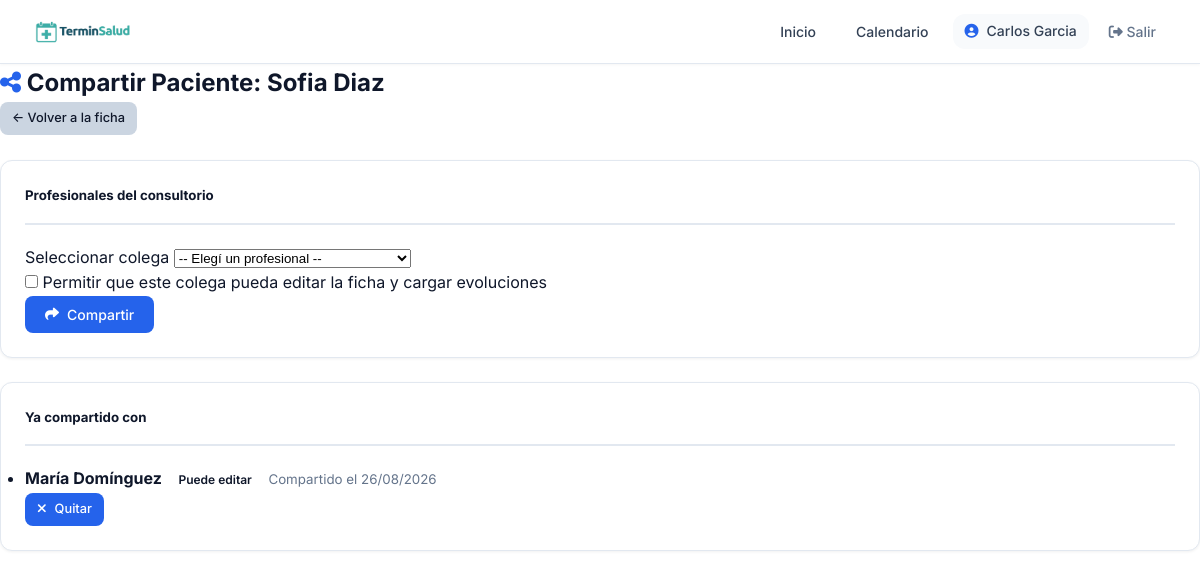
The page /pacientes/paciente/69/compartir/?establecimiento=1 (signed in) on the database its author committed.
### usuarios/models.py (models this page shows, shortened)
class Usuario(AbstractUser):
    ROLES = [
        ('admin', 'Administrador'),
        ('profesional', 'Profesional'),
        ('secretaria', 'Secretaría'),
        ('paciente', 'Paciente'),
    ]
    rol = models.CharField(max_length=20, choices=ROLES, default='paciente')
    telefono = models.CharField(max_length=20, blank=True)
    establecimiento = models.ForeignKey(
    'establecimientos.Establecimiento',
    on_delete=models.SET_NULL,
    null=True,
    blank=True,
    verbose_name='Establecimiento'
)
    class Meta:
        verbose_name = 'Usuario'
        verbose_name_plural = 'Usuarios'

### pacientes/models.py (models this page shows, shortened)
class Paciente(Persona):
    GENEROS = [
        ('M', 'Masculino'),
        ('F', 'Femenino'),
        ('X', 'No binario'),
    ]
    usuario = models.OneToOneField(
        'usuarios.Usuario',
        on_delete=models.SET_NULL,
        null=True,
        blank=True,
        verbose_name='Usuario'
    )
    genero = models.CharField(max_length=1, choices=GENEROS, blank=True, verbose_name='Género')
    direccion = models.CharField(max_length=200, blank=True, verbose_name='Dirección')
    obra_social = models.ForeignKey(
        'obras_sociales.ObraSocial',
        on_delete=models.SET_NULL, null=True, blank=True,
        verbose_name='Obra Social'
    )
    numero_afiliado = models.CharField(max_length=50, blank=True, verbose_name='Número de Afiliado')
    plan_obra_social = models.ForeignKey(
        'obras_sociales.Plan',
        on_delete=models.SET_NULL, null=True, blank=True,
        verbose_name='Plan'
    )
    observaciones = models.TextField(blank=True, verbose_name='Observaciones')
    creado_por = models.ForeignKey(
        Profesional, null=True, blank=True, on_delete=models.SET_NULL,
        related_name='pacientes_creados'
    )
    establecimiento_creacion = models.ForeignKey(
    'establecimientos.Establecimiento',
    null=True,
    blank=True,
    on_delete=models.SET_NULL,
    related_name='pacientes_creados'
)
    contacto_emergencia_nombre = models.CharField(max_length=100, blank=True)
    contacto_emergencia_telefono = models.CharField(max_length=20, blank=True)
    class Meta:
        verbose_name = 'Paciente'
        verbose_name_plural = 'Pacientes'
        ordering = ['apellido', 'nombre']

class PacienteCompartido(models.Model):
    paciente = models.ForeignKey(
        Paciente, on_delete=models.CASCADE, related_name='compartidos'
    )
    profesional_origen = models.ForeignKey(
        Profesional, on_delete=models.CASCADE, related_name='pacientes_compartidos_enviados'
    )
    profesional_destino = models.ForeignKey(
        Profesional, on_delete=models.CASCADE, related_name='pacientes_compartidos_recibidos'
    )
    puede_editar = models.BooleanField(default=True)  # True: puede cargar evoluciones, editar ficha técnica, etc.
    fecha_compartido = models.DateTimeField(auto_now_add=True)
    class Meta:
        unique_together = ('paciente', 'profesional_destino')
        verbose_name = 'Paciente compartido'
        verbose_name_plural = 'Pacientes compartidos'

### profesionales/models.py (models this page shows, shortened)
class Profesional(Persona):
    ESPECIALIDADES = [
        ('odontologia', 'Odontología'),
        ('kinesiologia', 'Kinesiología'),
        ('psicologia', 'Psicología'),
        ('nutricion', 'Nutrición'),
        ('cardiologia', 'Cardiología'),
        ('medicina_general', 'Medicina General'),
        ('dermatologia', 'Dermatología'),
        ('estetica', 'Estética'),
        ('pediatria', 'Pediatría'),
        ('traumatologia', 'Traumatología'),
        ('veterinaria', 'Veterinaria'),
        ('fonoaudiologia', 'Fonoaudiologia'),
        ('laboratorio', 'Laboratorio'),
        ('otro', 'Otro'),
    ]
    usuario = models.OneToOneField(
        'usuarios.Usuario',
        on_delete=models.CASCADE,
        verbose_name='Usuario'
    )
    especialidad = models.CharField(
        max_length=50,
        choices=ESPECIALIDADES,
        verbose_name='Especialidad'
    )
    matricula = models.CharField(
        max_length=50,
        blank=True,
        verbose_name='Matrícula Profesional'
    )
    color_calendario = models.CharField(
        max_length=7,
        default='#4A90D9',
        verbose_name='Color en Calendario'
    )
    acepta_obra_social = models.BooleanField(
        default=False,
        verbose_name='Acepta Obra Social'
    )
    descripcion = models.TextField(
        blank=True,
        verbose_name='Descripción Profesional'
    )
    alias_pago = models.CharField(max_length=200, blank=True, verbose_name='Alias para transferencia')
    foto = models.ImageField(
    upload_to='profesionales/',
    blank=True,
    null=True,
    verbose_name='Foto de Perfil'
    )
    establecimientos = models.ManyToManyField(
    'establecimientos.Establecimiento',
    blank=True,
    related_name='profesionales',
    verbose_name='Consultorios donde atiende'
    )
    frase_destacada = models.CharField(max_length=200, blank=True, verbose_name='Frase destacada')
    precio_particular = models.DecimalField(max_digits=10, decimal_places=2, null=True, blank=True, verbose_name='Precio consulta particular')
    obras_sociales_texto = models.TextField(blank=True, verbose_name='Obras sociales (texto libre)')
    servicios_texto = models.TextField(blank=True, verbose_name='Servicios / Especializaciones')
    servicios_destacados = models.TextField(blank=True, verbose_name='Servicios destacados')
    especializaciones = models.TextField(blank=True, verbose_name='Especializaciones')
    atiende_por_orden = models.BooleanField(
    default=False,
    verbose_name='Atiende por orden de llegada'
)
    obras_sociales = models.ManyToManyField(
        'obras_sociales.ObraSocial',
        blank=True,
        related_name='profesionales',
        verbose_name='Obras Sociales'
    )
    planes = models.ManyToManyField(
        'obras_sociales.Plan',
        blank=True,
        verbose_name='Planes'
    )
    tiene_plus = models.BooleanField(
    default=False,
    verbose_name='Algunos planes tienen plus'
)
    texto_plus = models.CharField(
        max_length=250,
        blank=True,
        verbose_name='Mensaje de plus (opcional)'
    )
    permite_ejercicios = models.BooleanField(
    default=False,
    verbose_name='Activar sección de ejercicios'
)
    permite_planes_alimentacion = models.BooleanField(
        default=False,
        verbose_name='Activar planes de alimentación'
    )
    class Meta:
        verbose_name = 'Profesional'
        verbose_name_plural = 'Profesionales'
        ordering = ['apellido', 'nombre']

### pacientes/views.py (the view, shortened to what this page needs)
# urls.py: path('paciente/<int:paciente_id>/compartir/', views.compartir_paciente, name='compartir_paciente'),
@login_required
def compartir_paciente(request, paciente_id):
    if request.user.rol != 'profesional':
        messages.error(request, 'No tenés permiso.')
        return redirect('home')
    profesional = get_object_or_404(Profesional, usuario=request.user)
    paciente = get_object_or_404(Paciente, id=paciente_id)
    establecimiento = _resolver_establecimiento(request, profesional)
    if not establecimiento:
        messages.error(request, 'Seleccioná tu consultorio activo.')
        return redirect('seleccionar_consultorio')
    if not puede_editar(profesional, paciente, establecimiento):
        messages.error(request, 'No tenés permiso para compartir este paciente.')
        return redirect('ficha_paciente', paciente_id=paciente.id)
    colegas = Profesional.objects.filter(
        establecimientos=establecimiento
    ).exclude(id=profesional.id).distinct()
    compartidos_actuales = PacienteCompartido.objects.filter(
        paciente=paciente,
        profesional_origen=profesional
    ).select_related('profesional_destino')
    return render(request, 'pacientes/compartir.html', {
        'paciente': paciente,
        'colegas': colegas,
        'compartidos_actuales': compartidos_actuales,
        'establecimiento': establecimiento,
    })

### pacientes/templates/pacientes/compartir.html (shortened to what this page needs)
{% extends 'core_app/base.html' %}
{% load static %}
{% block content %}
<div class="container mt-4">
    <div class="d-flex justify-content-between align-items-center mb-3">
        <h2><i class="fas fa-share-alt text-primary"></i> Compartir Paciente: {{ paciente.nombre_completo }}</h2>
        <a href="{% url 'ficha_paciente' paciente.id %}{% if request.GET.establecimiento %}?establecimiento={{ request.GET.establecimiento }}{% endif %}" class="btn btn-secondary btn-sm">
            ← Volver a la ficha
        </a>
    </div>
    <br>
    <div class="card mb-4">
        <div class="card-header">
            <h5>Profesionales del consultorio</h5>
        </div>
        <div class="card-body">
            <form method="post">
                <div class="mb-3">
                    <label for="profesional_destino" class="form-label">Seleccionar colega</label>
                    <select name="profesional_destino" id="profesional_destino" class="form-select" required>
                        <option value="">-- Elegí un profesional --</option>
                    </select>
                </div>
                <div class="form-check mb-3">
                    <input class="form-check-input" type="checkbox" name="puede_editar" id="puede_editar">
                    <label class="form-check-label" for="puede_editar">
                        Permitir que este colega pueda editar la ficha y cargar evoluciones
                    </label>
                </div>
                <button type="submit" class="btn btn-primary">
                    <i class="fas fa-share"></i> Compartir
                </button>
            </form>
        </div>
    </div>
    {% if compartidos_actuales %}
    <div class="card">
        <div class="card-header">
            <h5>Ya compartido con</h5>
        </div>
        <ul class="list-group list-group-flush">
            {% for comp in compartidos_actuales %}
                <li class="list-group-item d-flex justify-content-between align-items-center">
                    <div>
                        <strong>{{ comp.profesional_destino.nombre_completo }}</strong>
                        <span class="badge bg-info ms-2">
                            {% if comp.puede_editar %} Puede editar {% else %} Solo lectura {% endif %}
                        </span>
                        <small class="text-muted d-block">Compartido el {{ comp.fecha_compartido|date:"d/m/Y" }}</small>
                    </div>
                    <a href="{% url 'quitar_compartido' paciente.id comp.id %}" class="btn btn-sm btn-outline-danger">
                        <i class="fas fa-times"></i> Quitar
                    </a>
                </li>
            {% endfor %}
        </ul>
    </div>
    {% endif %}
</div>
{% endblock %}

### core_app/templates/core_app/base.html (shortened to what this page needs)
<!DOCTYPE html>
<html lang="es">
<head>
    <link rel="stylesheet" href="https://cdnjs.cloudflare.com/ajax/libs/font-awesome/6.4.0/css/all.min.css">
    {% load static %}
    <link rel="stylesheet" href="{% static 'css/core/base.css' %}">
    <link rel="stylesheet" href="{% static 'css/themes/default.css' %}" id="theme-css">
    <link rel="stylesheet" href="{% static 'css/core/layout.css' %}">
    <link rel="stylesheet" href="{% static 'css/core/components.css' %}">
</head>
<body>
    <nav class="navbar">
        <a href="{% url 'home' %}" class="navbar-brand">
            <img src="{% static 'img/TerminSalud.png' %}" alt="TerminSalud" class="logo-theme-light" height="30">
        </a>
        <ul class="navbar-nav">
            <li><a href="{% url 'home' %}" class="nav-link {% if request.resolver_match.url_name == 'home' %}active{% endif %}">Inicio</a></li>
            {% if user.is_authenticated %}
                {% if user.rol == 'profesional' %}
                    <li><a href="{% url 'calendario_semanal' %}" class="nav-link">Calendario</a></li>
                {% elif user.rol == 'secretaria' %}
                    <li><a href="{% url 'calendario_semanal' %}" class="nav-link">Calendario</a></li>
                {% endif %}
                <li>
                    <span class="nav-user">
                        <i class="fas fa-user-circle"></i>
                        {{ user.get_full_name|default:user.username }}
                    </span>
                </li>
                <li>
                    <form method="post" action="{% url 'logout' %}" style="display: inline;">
                        <button type="submit" class="btn-logout">
                            <i class="fas fa-sign-out-alt"></i> Salir
                        </button>
                    </form>
                </li>
            {% else %}
                <li><a href="{% url 'login' %}" class="btn btn-sm">Ingresar</a></li>
            {% endif %}
        </ul>
    </nav>
    <div class="container">
        {% block content %}{% endblock %}
    </div>
</body>
</html>

### rows shown on the page
Usuario: get_full_name "Carlos Garcia"
Paciente: nombre_completo "Sofia Diaz"
PacienteCompartido: profesional_destino.nombre_completo "María Domínguez", puede_editar "Puede editar", fecha_compartido "26/08/2026"
